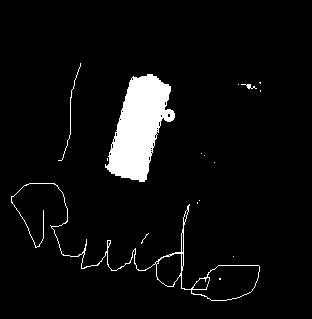
#> input picture Aula 5 - erosao dilatecao/paraErodir.png, 312 x 319 px, found by its file name
$ python 'CCF394 Aula 5 - exemplo erosao e dilatacao.py'
#> lines starting #> are read from the running program, lines starting #| are printed output that depends on the picture; after the words box and inside, x2 and y2 are one past the last pixel; in counts of white or black regions, pixels touching at a corner belong together
from __future__ import print_function
import cv2
import numpy as np
import argparse
erosion_size = 0
max_elem = 2
max_kernel_size = 21
print("Formato do elemento estruturante: Elemento: 0: Rect  1: Cross  2: Ellipse")
title_trackbar_element_type = '0:R 1:C 2: E' #(Retangulo, Cross, ellipse)
title_trackbar_kernel_size = 'Kernel size:' #kernel size
title_erosion_window = 'Erosao'
title_dilatation_window = 'Dilatacao'
def erosion(val):
    erosion_size = cv2.getTrackbarPos(title_trackbar_kernel_size, title_erosion_window)
    erosion_type = 0
    val_type = cv2.getTrackbarPos(title_trackbar_element_type, title_erosion_window)
    if val_type == 0:
        erosion_type = cv2.MORPH_RECT
    elif val_type == 1:
        erosion_type = cv2.MORPH_CROSS
    elif val_type == 2:
        erosion_type = cv2.MORPH_ELLIPSE
    element = cv2.getStructuringElement(erosion_type, (2*erosion_size + 1, 2*erosion_size+1), (erosion_size, erosion_size))
    erosion_dst = cv2.erode(paraErodir, element)
    cv2.imshow(title_erosion_window, erosion_dst)
def dilatation(val):
    dilatation_size = cv2.getTrackbarPos(title_trackbar_kernel_size, title_dilatation_window)
    dilatation_type = 0
    val_type = cv2.getTrackbarPos(title_trackbar_element_type, title_dilatation_window)
    if val_type == 0:
        dilatation_type = cv2.MORPH_RECT
    elif val_type == 1:
        dilatation_type = cv2.MORPH_CROSS
    elif val_type == 2:
        dilatation_type = cv2.MORPH_ELLIPSE
    element = cv2.getStructuringElement(dilatation_type, (2*dilatation_size + 1, 2*dilatation_size+1), (dilatation_size, dilatation_size))
    dilatation_dst = cv2.dilate(paraDilatar, element)
    cv2.imshow(title_dilatation_window, dilatation_dst)
paraErodir=cv2.imread("paraerodir.png")
#> paraErodir is the input picture: shape (319, 312, 3); 5.4% white; 16 white regions (12 under 20 px), largest, box (x1, y1, x2, y2) and area: (105, 74, 175, 182) 4316, (11, 183, 260, 301) 907, (58, 63, 81, 161) 102, (241, 84, 257, 89) 32
paraDilatar=cv2.imread("paraDilatar.png")
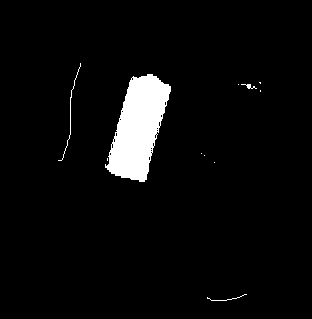
#> input picture Aula 5 - erosao dilatecao/paraDilatar.png, 312 x 319 px
#> paraDilatar is the input picture: shape (319, 312, 3); 4.4% white; 11 white regions (7 under 20 px), largest, box (x1, y1, x2, y2) and area: (105, 74, 171, 182) 4201, (58, 63, 81, 161) 102, (207, 294, 247, 301) 41, (241, 84, 257, 89) 32

cv2.namedWindow(title_erosion_window)

cv2.createTrackbar(title_trackbar_element_type, title_erosion_window , 0, max_elem, erosion)
#> slider '0:R 1:C 2: E' is set to 1
cv2.createTrackbar(title_trackbar_kernel_size, title_erosion_window , 0, max_kernel_size, erosion)
#> slider 'Kernel size:' is set to 7
cv2.namedWindow(title_dilatation_window)
cv2.createTrackbar(title_trackbar_element_type, title_dilatation_window , 0, max_elem, dilatation)
#> slider '0:R 1:C 2: E' is set to 1
cv2.createTrackbar(title_trackbar_kernel_size, title_dilatation_window , 0, max_kernel_size, dilatation)
#> slider 'Kernel size:' is set to 7
erosion(0)
#> in erosion, `erosion_dst = cv2.erode(paraErodir, element)`:
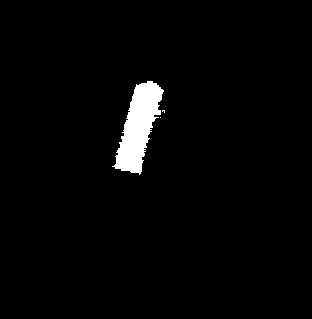
#> erosion_dst: shape (319, 312, 3); 2.5% white; 3 white regions (2 under 20 px), largest, box (x1, y1, x2, y2) and area: (112, 81, 164, 175) 2466
dilatation(0)
#> in dilatation, `dilatation_dst = cv2.dilate(paraDilatar, element)`:
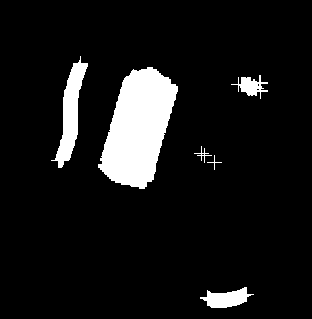
#> dilatation_dst: shape (319, 312, 3); 8.8% white; 6 white regions, box (x1, y1, x2, y2) and area: (98, 67, 178, 189) 6166, (51, 56, 88, 168) 1523, (200, 287, 254, 308) 635, (231, 75, 268, 99) 374, (194, 146, 212, 163) 56, (207, 155, 222, 170) 29
cv2.waitKey()
